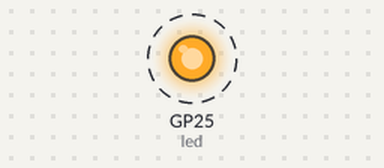
Recording of a program running on a simulated Raspberry Pi Pico running MicroPython. On the bench: output pins drawn as LEDs (lit = HIGH). Dashed ring = blinking.

Above: at 0.12 s.
Timing chart, 0 to 3.0 s (numbered marks = the images above):
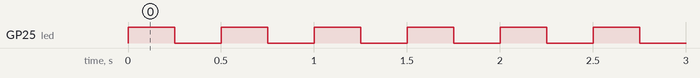

The program:

00-blink-onboard-led.py
```python
# use this to test that the Pico is correctly connected to Thonny and running the MicroPython runtime.
from machine import Pin
import time

# Pin 25 is the onboard LED on a regular Raspberry Pi Pico
led = Pin(25, Pin.OUT)

while True:
    led.toggle()           # Switches LED on if off, or off if on
    time.sleep(0.25)       # Wait 0.25 seconds (half a full blink cycle)
```

Measured:
- by itself, GP25 (led): alternates HIGH for 0.25 s and LOW for 0.25 s
